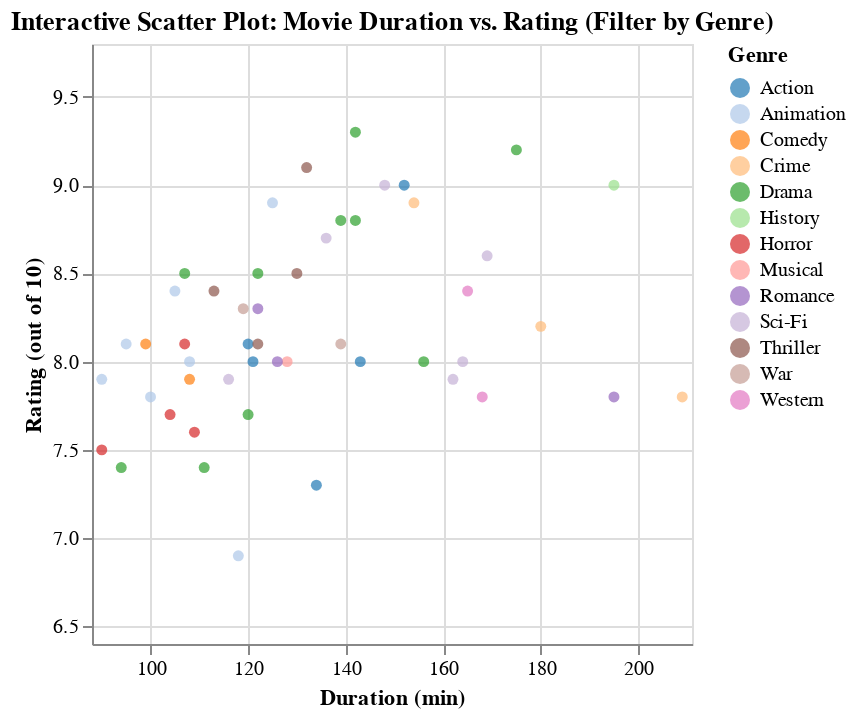

Source (notebook cell):
### Code cell
# Get a list of all unique genres
genres = df['Genre'].unique().tolist()

# Create radio buttons for each genre plus an 'All' option
input_dropdown = alt.binding_radio(
    options=genres + [None],
    labels=genres + ['All'],
    name='Genre: '
)

# Create a selection that is bound to the radio buttons
selection = alt.selection_point(
    fields=['Genre'],
    bind=input_dropdown,
    empty='all'  # This makes 'All' option equivalent to no selection
)

# Get the min and max values for 'Duration (min)' and 'Rating (out of 10)'
min_duration = df['Duration (min)'].min() - 2  # Subtract 2 for padding
max_duration = df['Duration (min)'].max() + 2  # Add 2 for padding
min_rating = df['Rating (out of 10)'].min() - 0.5  # Subtract 1 for padding
max_rating = df['Rating (out of 10)'].max() + 0.5  # Add 1 for padding

# Use the selection in your chart
alt.Chart(df).mark_circle().encode(
    x=alt.X('Duration (min)', scale=alt.Scale(domain=(min_duration, max_duration))),
    y=alt.Y('Rating (out of 10)', scale=alt.Scale(domain=(min_rating, max_rating))),
    color=alt.Color('Genre', scale=alt.Scale(scheme='category20')),
    tooltip=['Title', 'Duration (min)', 'Rating (out of 10)', 'Genre']
).add_params(
    selection
).transform_filter(
    selection
).interactive().properties(
    title='Interactive Scatter Plot: Movie Duration vs. Rating (Filter by Genre)'
)

### Figure 1 — Vega-Lite specification as saved in the notebook (floating-point values rounded to 4 significant figures)
{"config": {"view": {"continuousWidth": 300, "continuousHeight": 300}}, "data": {"name": "data-4d1c245fdc34de9f4cb2ed40f5001577"}, "mark": {"type": "circle"}, "encoding": {"color": {"field": "Genre", "scale": {"scheme": "category20"}, "type": "nominal"}, "tooltip": [{"field": "Title", "type": "nominal"}, {"field": "Duration (min)", "type": "quantitative"}, {"field": "Rating (out of 10)", "type": "quantitative"}, {"field": "Genre", "type": "nominal"}], "x": {"field": "Duration (min)", "scale": {"domain": [88.0, 211.0]}, "type": "quantitative"}, "y": {"field": "Rating (out of 10)", "scale": {"domain": [6.4, 9.8]}, "type": "quantitative"}}, "params": [{"name": "param_2", "select": {"type": "point", "fields": ["Genre"]}, "bind": {"input": "radio", "options": ["Sci-Fi", "Thriller", "Drama", "Animation", "Action", "Romance", "History", "Musical", "Crime", "Horror", "Comedy", "War", "Western", null], "labels": ["Sci-Fi", "Thriller", "Drama", "Animation", "Action", "Romance", "History", "Musical", "Crime", "Horror", "Comedy", "War", "Western", "All"], "name": "Genre: "}}, {"name": "param_3", "select": {"type": "interval", "encodings": ["x", "y"]}, "bind": "scales"}], "title": "Interactive Scatter Plot: Movie Duration vs. Rating (Filter by Genre)", "transform": [{"filter": {"param": "param_2", "empty": true}}], "$schema": "https://vega.github.io/schema/vega-lite/v5.20.1.json", "datasets": {"data-4d1c245fdc34de9f4cb2ed40f5001577": [{"ID": 1, "Title": "Inception", "Director": "Christopher Nolan", "Genre": "Sci-Fi", "Month": "January", "Year": 2023, "Duration (min)": 148, "Rating (out of 10)": 9.0, "Country": "USA"}, {"ID": 2, "Title": "Parasite", "Director": "Bong Joon-ho", "Genre": "Thriller", "Month": "February", "Year": 2023, "Duration (min)": 132, "Rating (out of 10)": 9.1, "Country": "South Korea"}, {"ID": 3, "Title": "The Godfather", "Director": "Francis Ford Coppola", "Genre": "Drama", "Month": "March", "Year": 2023, "Duration (min)": 175, "Rating (out of 10)": 9.2, "Country": "USA"}, {"ID": 4, "Title": "Spirited Away", "Director": "Hayao Miyazaki", "Genre": "Animation", "Month": "January", "Year": 2023, "Duration (min)": 125, "Rating (out of 10)": 8.9, "Country": "Japan"}, {"ID": 5, "Title": "The Dark Knight", "Director": "Christopher Nolan", "Genre": "Action", "Month": "April", "Year": 2023, "Duration (min)": 152, "Rating (out of 10)": 9.0, "Country": "USA"}, {"ID": 6, "Title": "Amélie", "Director": "Jean-Pierre Jeunet", "Genre": "Romance", "Month": "March", "Year": 2023, "Duration (min)": 122, "Rating (out of 10)": 8.3, "Country": "France"}, {"ID": 7, "Title": "The Matrix", "Director": "Lana Wachowski", "Genre": "Sci-Fi", "Month": "May", "Year": 2023, "Duration (min)": 136, "Rating (out of 10)": 8.7, "Country": "USA"}, {"ID": 8, "Title": "Schindler's List", "Director": "Steven Spielberg", "Genre": "History", "Month": "April", "Year": 2023, "Duration (min)": 195, "Rating (out of 10)": 9.0, "Country": "USA"}, {"ID": 9, "Title": "La La Land", "Director": "Damien Chazelle", "Genre": "Musical", "Month": "February", "Year": 2023, "Duration (min)": 128, "Rating (out of 10)": 8.0, "Country": "USA"}, {"ID": 10, "Title": "Pulp Fiction", "Director": "Quentin Tarantino", "Genre": "Crime", "Month": "March", "Year": 2023, "Duration (min)": 154, "Rating (out of 10)": 8.9, "Country": "USA"}, {"ID": 11, "Title": "The Shawshank Redemption", "Director": "Frank Darabont", "Genre": "Drama", "Month": "May", "Year": 2023, "Duration (min)": 142, "Rating (out of 10)": 9.3, "Country": "USA"}, {"ID": 12, "Title": "Interstellar", "Director": "Christopher Nolan", "Genre": "Sci-Fi", "Month": "June", "Year": 2023, "Duration (min)": 169, "Rating (out of 10)": 8.6, "Country": "USA"}, {"ID": 13, "Title": "Get Out", "Director": "Jordan Peele", "Genre": "Horror", "Month": "July", "Year": 2023, "Duration (min)": 104, "Rating (out of 10)": 7.7, "Country": "USA"}, {"ID": 14, "Title": "The Lion King", "Director": "Jon Favreau", "Genre": "Animation", "Month": "June", "Year": 2023, "Duration (min)": 118, "Rating (out of 10)": 6.9, "Country": "USA"}, {"ID": 15, "Title": "The Grand Budapest Hotel", "Director": "Wes Anderson", "Genre": "Comedy", "Month": "July", "Year": 2023, "Duration (min)": 99, "Rating (out of 10)": 8.1, "Country": "USA"}, {"ID": 16, "Title": "Forrest Gump", "Director": "Robert Zemeckis", "Genre": "Drama", "Month": "August", "Year": 2023, "Duration (min)": 142, "Rating (out of 10)": 8.8, "Country": "USA"}, {"ID": 17, "Title": "Moonlight", "Director": "Barry Jenkins", "Genre": "Drama", "Month": "July", "Year": 2023, "Duration (min)": 111, "Rating (out of 10)": 7.4, "Country": "USA"}, {"ID": 18, "Title": "The Social Network", "Director": "David Fincher", "Genre": "Drama", "Month": "September", "Year": 2023, "Duration (min)": 120, "Rating (out of 10)": 7.7, "Country": "USA"}, {"ID": 19, "Title": "Fight Club", "Director": "David Fincher", "Genre": "Drama", "Month": "September", "Year": 2023, "Duration (min)": 139, "Rating (out of 10)": 8.8, "Country": "USA"}, {"ID": 20, "Title": "Whiplash", "Director": "Damien Chazelle", "Genre": "Drama", "Month": "October", "Year": 2023, "Duration (min)": 107, "Rating (out of 10)": 8.5, "Country": "USA"}, {"ID": 21, "Title": "Hacksaw Ridge", "Director": "Mel Gibson", "Genre": "War", "Month": "October", "Year": 2023, "Duration (min)": 139, "Rating (out of 10)": 8.1, "Country": "USA"}, {"ID": 22, "Title": "Her", "Director": "Spike Jonze", "Genre": "Romance", "Month": "November", "Year": 2023, "Duration (min)": 126, "Rating (out of 10)": 8.0, "Country": "USA"}, {"ID": 23, "Title": "Coco", "Director": "Lee Unkrich", "Genre": "Animation", "Month": "December", "Year": 2023, "Duration (min)": 105, "Rating (out of 10)": 8.4, "Country": "USA"}, {"ID": 24, "Title": "Joker", "Director": "Todd Phillips", "Genre": "Drama", "Month": "December", "Year": 2023, "Duration (min)": 122, "Rating (out of 10)": 8.5, "Country": "USA"}, {"ID": 25, "Title": "The Irishman", "Director": "Martin Scorsese", "Genre": "Crime", "Month": "October", "Year": 2023, "Duration (min)": 209, "Rating (out of 10)": 7.8, "Country": "USA"}, {"ID": 26, "Title": "Avatar", "Director": "James Cameron", "Genre": "Sci-Fi", "Month": "August", "Year": 2023, "Duration (min)": 162, "Rating (out of 10)": 7.9, "Country": "USA"}, {"ID": 27, "Title": "1917", "Director": "Sam Mendes", "Genre": "War", "Month": "November", "Year": 2023, "Duration (min)": 119, "Rating (out of 10)": 8.3, "Country": "UK"}, {"ID": 28, "Title": "Jojo Rabbit", "Director": "Taika Waititi", "Genre": "Comedy", "Month": "November", "Year": 2023, "Duration (min)": 108, "Rating (out of 10)": 7.9, "Country": "USA"}, {"ID": 29, "Title": "The Prestige", "Director": "Christopher Nolan", "Genre": "Thriller", "Month": "August", "Year": 2023, "Duration (min)": 130, "Rating (out of 10)": 8.5, "Country": "USA"}, {"ID": 30, "Title": "Blade Runner 2049", "Director": "Dennis Villeneuve", "Genre": "Sci-Fi", "Month": "September", "Year": 2023, "Duration (min)": 164, "Rating (out of 10)": 8.0, "Country": "USA"}, {"ID": 31, "Title": "Toy Story 4", "Director": "Josh Cooley", "Genre": "Animation", "Month": "July", "Year": 2023, "Duration (min)": 100, "Rating (out of 10)": 7.8, "Country": "USA"}, {"ID": 32, "Title": "The Wolf of Wall Street", "Director": "Martin Scorsese", "Genre": "Crime", "Month": "September", "Year": 2023, "Duration (min)": 180, "Rating (out of 10)": 8.2, "Country": "USA"}, {"ID": 33, "Title": "Mad Max: Fury Road", "Director": "George Miller", "Genre": "Action", "Month": "October", "Year": 2023, "Duration (min)": 120, "Rating (out of 10)": 8.1, "Country": "Australia"}, {"ID": 34, "Title": "The Revenant", "Director": "Alejandro G. Iñárritu", "Genre": "Drama", "Month": "October", "Year": 2023, "Duration (min)": 156, "Rating (out of 10)": 8.0, "Country": "USA"}, {"ID": 35, "Title": "The Hateful Eight", "Director": "Quentin Tarantino", "Genre": "Western", "Month": "November", "Year": 2023, "Duration (min)": 168, "Rating (out of 10)": 7.8, "Country": "USA"}, {"ID": 36, "Title": "Lady Bird", "Director": "Greta Gerwig", "Genre": "Drama", "Month": "December", "Year": 2023, "Duration (min)": 94, "Rating (out of 10)": 7.4, "Country": "USA"}, {"ID": 37, "Title": "Django Unchained", "Director": "Quentin Tarantino", "Genre": "Western", "Month": "November", "Year": 2023, "Duration (min)": 165, "Rating (out of 10)": 8.4, "Country": "USA"}, {"ID": 38, "Title": "Arrival", "Director": "Dennis Villeneuve", "Genre": "Sci-Fi", "Month": "October", "Year": 2023, "Duration (min)": 116, "Rating (out of 10)": 7.9, "Country": "USA"}, {"ID": 39, "Title": "Black Panther", "Director": "Ryan Coogler", "Genre": "Action", "Month": "September", "Year": 2023, "Duration (min)": 134, "Rating (out of 10)": 7.3, "Country": "USA"}, {"ID": 40, "Title": "A Quiet Place", "Director": "John Krasinski", "Genre": "Horror", "Month": "August", "Year": 2023, "Duration (min)": 90, "Rating (out of 10)": 7.5, "Country": "USA"}, {"ID": 41, "Title": "The Avengers", "Director": "Joss Whedon", "Genre": "Action", "Month": "June", "Year": 2023, "Duration (min)": 143, "Rating (out of 10)": 8.0, "Country": "USA"}, {"ID": 42, "Title": "Guardians of the Galaxy", "Director": "James Gunn", "Genre": "Action", "Month": "July", "Year": 2023, "Duration (min)": 121, "Rating (out of 10)": 8.0, "Country": "USA"}, {"ID": 43, "Title": "Shrek", "Director": "Andrew Adamson", "Genre": "Animation", "Month": "May", "Year": 2023, "Duration (min)": 90, "Rating (out of 10)": 7.9, "Country": "USA"}, {"ID": 44, "Title": "The Lighthouse", "Director": "Robert Eggers", "Genre": "Horror", "Month": "August", "Year": 2023, "Duration (min)": 109, "Rating (out of 10)": 7.6, "Country": "USA"}, {"ID": 45, "Title": "Inside Out", "Director": "Pete Docter", "Genre": "Animation", "Month": "July", "Year": 2023, "Duration (min)": 95, "Rating (out of 10)": 8.1, "Country": "USA"}, {"ID": 46, "Title": "No Country for Old Men", "Director": "Joel Coen", "Genre": "Thriller", "Month": "June", "Year": 2023, "Duration (min)": 122, "Rating (out of 10)": 8.1, "Country": "USA"}, {"ID": 47, "Title": "Zootopia", "Director": "Byron Howard", "Genre": "Animation", "Month": "August", "Year": 2023, "Duration (min)": 108, "Rating (out of 10)": 8.0, "Country": "USA"}, {"ID": 48, "Title": "Memento", "Director": "Christopher Nolan", "Genre": "Thriller", "Month": "May", "Year": 2023, "Duration (min)": 113, "Rating (out of 10)": 8.4, "Country": "USA"}, {"ID": 49, "Title": "Titanic", "Director": "James Cameron", "Genre": "Romance", "Month": "April", "Year": 2023, "Duration (min)": 195, "Rating (out of 10)": 7.8, "Country": "USA"}, {"ID": 50, "Title": "The Sixth Sense", "Director": "M. Night Shyamalan", "Genre": "Horror", "Month": "December", "Year": 2023, "Duration (min)": 107, "Rating (out of 10)": 8.1, "Country": "USA"}]}}
